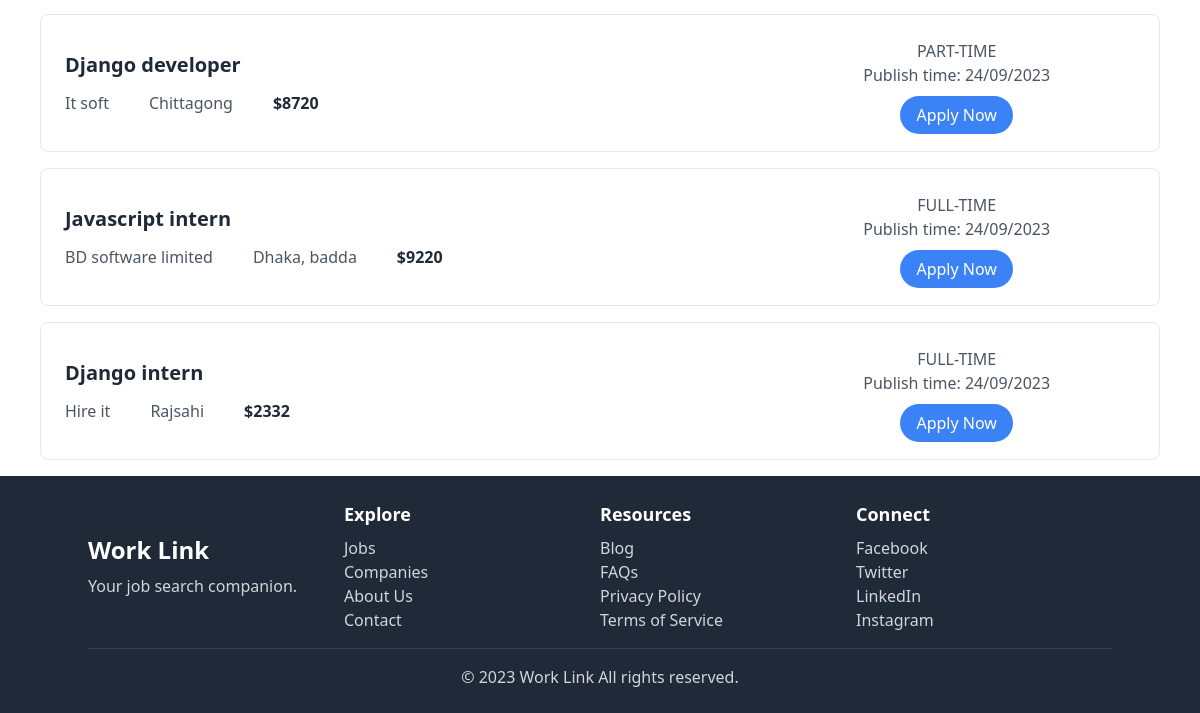
The app's page / (lower part), older data.
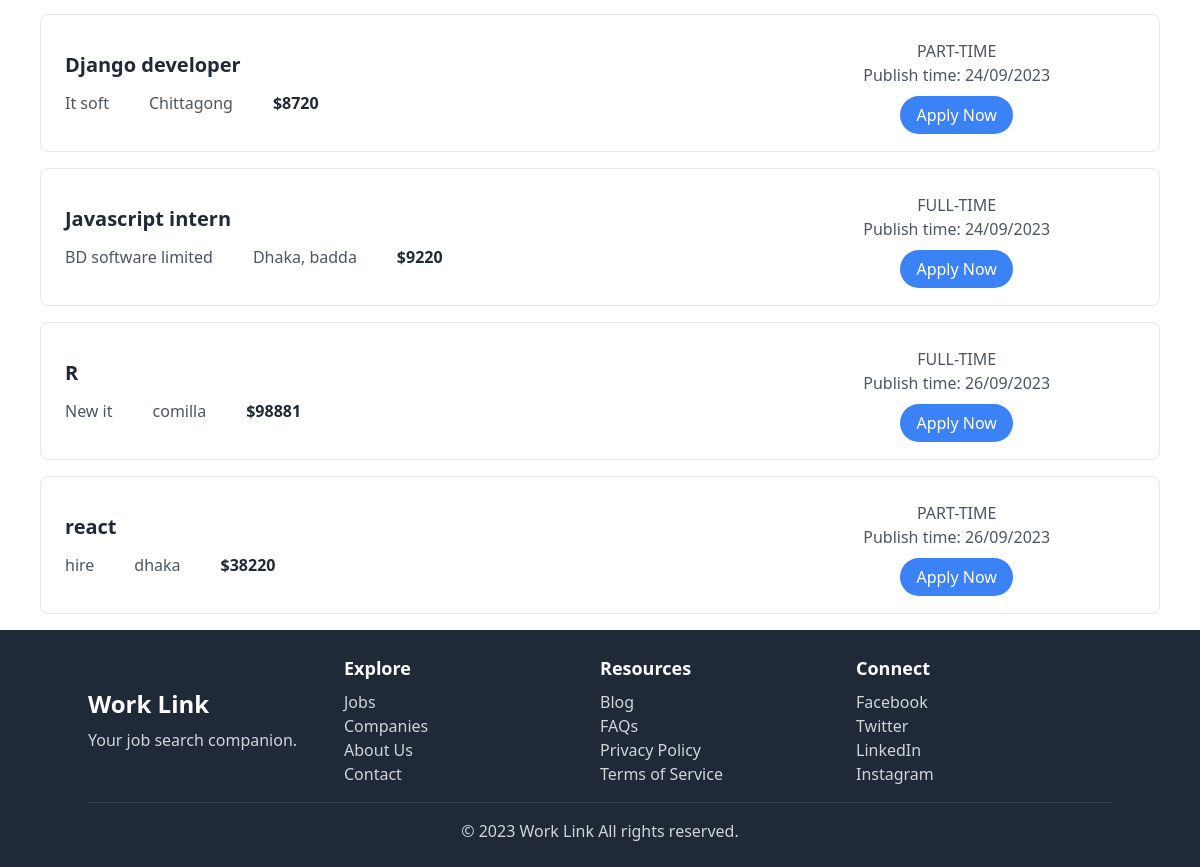
The same page, newer data.
### dashboard/models.py (models this page shows, shortened)
class JobPostModel(models.Model):
    user = models.ForeignKey(User, on_delete=models.CASCADE)
    title = models.CharField(max_length=50)
    company = models.CharField(max_length=50, unique=True)
    location = models.CharField(max_length=50)
    job_type = models.CharField(choices=JOB_TYPE, max_length=50)
    salary = models.IntegerField()
    description = models.TextField(max_length=100)
    publish_date = models.DateTimeField(auto_now_add=True)

### core/views.py (the view, shortened to what this page needs)
# urls.py: 2. Add a URL to urlpatterns:  path('', views.home, name='home')
def home(request):
    job_list = JobPostModel.objects.all()
    search_item = request.GET.get('search')
    job = request.GET.get('job')
    if search_item:
        job_list = JobPostModel.objects.filter(title__icontains = search_item)
    elif job == 'All':
        job_list = JobPostModel.objects.all()
    elif job:
        job_list = JobPostModel.objects.filter(job_type = job)
    job_type = ['All']
    for item  in JOB_TYPE:
        job_type.append(item[0])
    return render(request, 'home.html', {'data': job_list, 'job_type': job_type})

### accounts/context_processors.py (called while the page is built)
def register_info(request):
    if not isinstance(request.user, AnonymousUser):
        try:
            register_info = RegisterInfoModel.objects.get(user=request.user)
        except RegisterInfoModel.DoesNotExist:
            register_info = None
        return {'register_info': register_info}
    else:
        return {'register_info': None}

### price_plan/context_processors.py (called while the page is built)
def payment_info(request):
    try:
        payment_info = PricePlanModel.objects.get(user = request.user)
    except:
        payment_info = None
    return {'payment_info': payment_info}

### core/templates/home.html (shortened to what this page needs)
{% extends "base.html" %} {% load static %} {% block title %} Home {% endblock title %}
{% block content %}
{% for item in data %}
<div class="bg-white rounded-lg border mx-10 p-6 my-4">
  <div class="flex flex-col lg:flex-row justify-between items-center">
    <div class="lg:w-2/3 pr-8">
      <h2 class="text-xl font-semibold text-gray-800 mb-3">{{item.title}}</h2>
      <div class="flex space-x-10 text-left">
        <p class="text-gray-600">{{item.company}}</p>
        <p class="text-gray-600">{{item.location}}</p>
        <p class="text-gray-800 font-semibold">${{item.salary}}</p>
      </div>
    </div>
    <div class="lg:w-1/3 mt-4 lg:mt-0 text-center">
      <p class="text-gray-600">{{item.job_type}}</p>
      <p class="text-gray-600 pb-4">
        Publish time: {{item.publish_date|date:"d/m/Y" }}
      </p>
      <a
        href="{% url 'job_detail' item.id %}"
        class="bg-blue-500 text-white rounded-full px-4 py-2 hover:bg-blue-600 focus:outline-none focus:bg-blue-600"
      >
        Apply Now
      </a>
    </div>
  </div>
</div>
{% endfor %}
<footer class="bg-gray-800 py-6">
  <div class="container mx-auto text-white">
    <div class="flex flex-wrap justify-between items-center">
      <div class="w-full lg:w-1/4 mb-4 lg:mb-0">
        <h3 class="text-2xl font-semibold">Work Link</h3>
        <p class="mt-2 text-gray-300">Your job search companion.</p>
      </div>
      <div class="w-full lg:w-1/4 mb-4 lg:mb-0">
        <h4 class="text-lg font-semibold">Explore</h4>
        <ul class="mt-2">
          <li>
            <a href="#" class="text-gray-300 hover:text-blue-400">Jobs</a>
          </li>
          <li>
            <a href="#" class="text-gray-300 hover:text-blue-400">Companies</a>
          </li>
          <li>
            <a href="#" class="text-gray-300 hover:text-blue-400">About Us</a>
          </li>
          <li>
            <a href="#" class="text-gray-300 hover:text-blue-400">Contact</a>
          </li>
        </ul>
      </div>
      <div class="w-full lg:w-1/4 mb-4 lg:mb-0">
        <h4 class="text-lg font-semibold">Resources</h4>
        <ul class="mt-2">
          <li>
            <a href="#" class="text-gray-300 hover:text-blue-400">Blog</a>
          </li>
          <li>
            <a href="#" class="text-gray-300 hover:text-blue-400">FAQs</a>
          </li>
          <li>
            <a href="#" class="text-gray-300 hover:text-blue-400"
              >Privacy Policy</a
            >
          </li>
          <li>
            <a href="#" class="text-gray-300 hover:text-blue-400"
              >Terms of Service</a
            >
          </li>
        </ul>
      </div>
      <div class="w-full lg:w-1/4">
        <h4 class="text-lg font-semibold">Connect</h4>
        <ul class="mt-2">
          <li>
            <a href="#" class="text-gray-300 hover:text-blue-400">Facebook</a>
          </li>
          <li>
            <a href="#" class="text-gray-300 hover:text-blue-400">Twitter</a>
          </li>
          <li>
            <a href="#" class="text-gray-300 hover:text-blue-400">LinkedIn</a>
          </li>
          <li>
            <a href="#" class="text-gray-300 hover:text-blue-400">Instagram</a>
          </li>
        </ul>
      </div>
    </div>
    <hr class="border-t border-gray-700 my-4" />
    <p class="text-center text-gray-300">
      &copy; 2023 Work Link All rights reserved.
    </p>
  </div>
</footer>
{% endblock content %}

Row changes from the older to the newer data that the page shows:
removed JobPostModel: title "Django intern", company "Hire it", location "Rajsahi", salary "2332", job_type "FULL-TIME", publish_date "24/09/2023"
added JobPostModel: title "R", company "New it", location "comilla", salary "98881", job_type "FULL-TIME", publish_date "26/09/2023"
added JobPostModel: title "react", company "hire", location "dhaka", salary "38220", job_type "PART-TIME", publish_date "26/09/2023"
